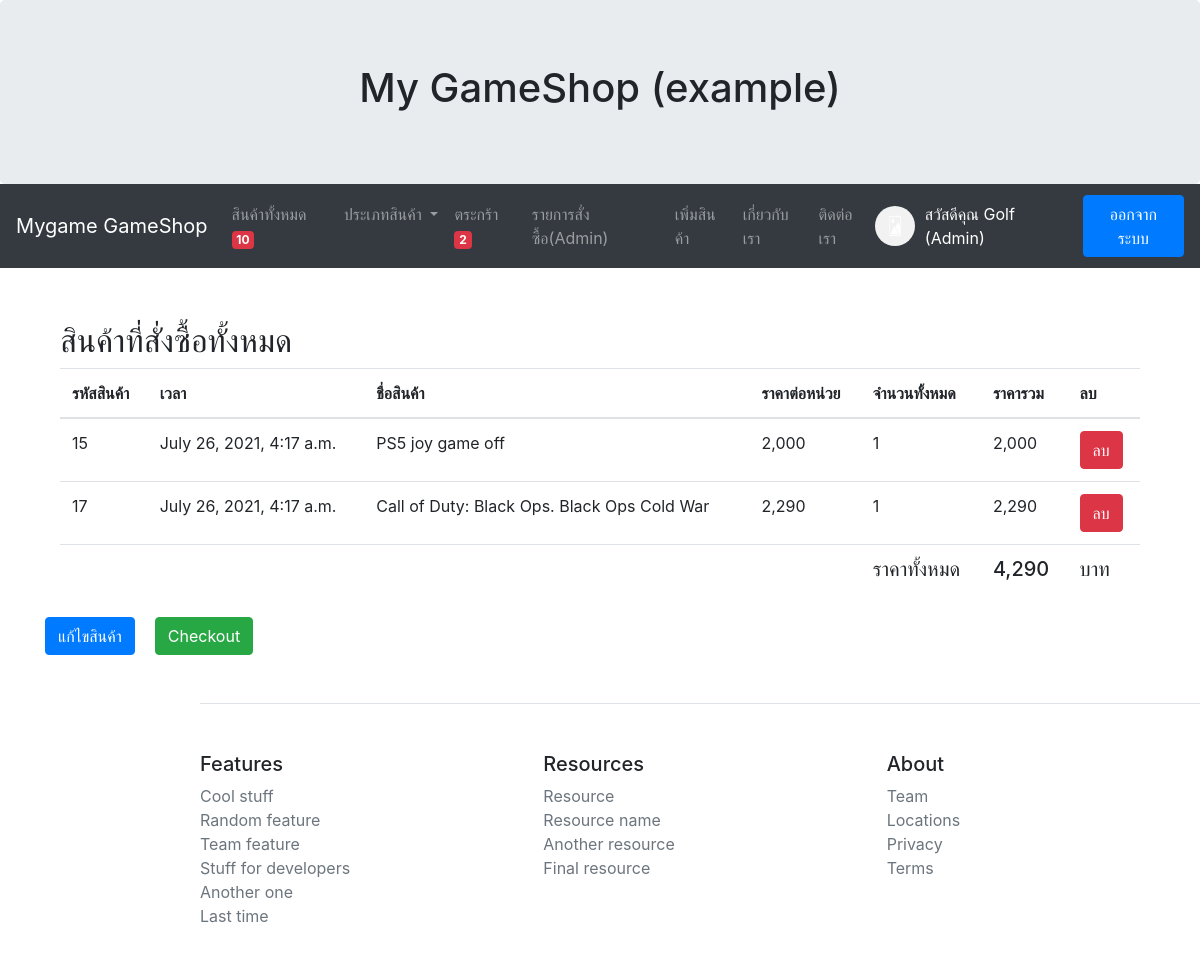
Page /mycart/ (signed in) on the committed database.
### myapp/models.py (models this page shows, shortened)
class Profile(models.Model):
    user = models.OneToOneField(User ,on_delete=models.CASCADE)
    photo = models.ImageField(upload_to="photoprofile" ,null=True ,blank=True ,default="default-image.png")
    usertype = models.CharField(max_length=100 ,default='member')
    cartquan = models.IntegerField(default=0)

class Cart(models.Model):
    user = models.ForeignKey(User ,on_delete=models.CASCADE)
    productid = models.CharField(max_length=100)
    productname = models.CharField(max_length=100)
    price = models.IntegerField()
    quantity = models.IntegerField()
    total = models.IntegerField()
    stamp = models.DateTimeField(auto_now_add=True ,blank=True ,null=True)

### myapp/views.py (the view, shortened to what this page needs)
# urls.py: path('mycart/', MyCart, name='mycart-page'),
def MyCart(request):
    username = request.user.username
    user = User.objects.get(username=username)
    context = {}
    mycart = Cart.objects.filter(user=user)
    count = sum([ c.quantity for c in mycart])
    total = sum([ c.total for c in mycart])
    context['mycart'] = mycart
    context['count'] = count
    context['total'] = total
    return render(request, 'myapp/mycart.html', context)

### myapp/templatetags/costom_tags.py (called while the page is built)
@register.simple_tag
def show_allproduct():
    count = Allproduct.objects.count()
    return count

@register.inclusion_tag('myapp/allcategory.html')
def all_category():
    cats = Category.objects.all()
    return {'allcats':cats}

### myapp/template/myapp/mycart.html (shortened to what this page needs)
{% extends 'myapp/base.html' %}
{% load humanize %}
{% block content %}
        <br>
        <div class="container">
            <h2>สินค้าที่สั่งซื้อทั้งหมด</h2>
        <table class="table">
              <thead>
                <tr>
                    <th>รหัสสินค้า</th>
                    <th>เวลา</th>
                    <th>ชื่อสินค้า</th>
                    <th>ราคาต่อหน่วย</th>
                    <th>จำนวนทั้งหมด</th>
                    <th>ราคารวม</th>
                    <th>ลบ</th>
                </tr>
              </thead>
              <tbody>
                {% for pd in mycart %}
                <tr>
                    <td>{{pd.productid}}</td>
                    <td>{{pd.stamp}}</td>
                    <td>{{pd.productname}}</td>
                    <td>{{pd.price|intcomma}} </td>
                    <td>{{pd.quantity}}</td>
                    <td>{{pd.total|intcomma}}</td>
                    <td>
                        <form method="POST" id="form{{pd.productid}}" onsubmit="return confirm('ยืนยันการลบ');" >
                            <button type="submit" form="form{{pd.productid}}" class="btn btn-danger">ลบ</button>
                        </form>
                    </td>
                </tr>
                {% endfor %}
                <tr>
                    <td></td>
                    <td></td>
                    <td></td>
                    <td></td>
                    <td><h5>ราคาทั้งหมด</h5></td>
                    <td><h5>{{total|intcomma}}</h5></td>
                    <td><h5>บาท</h5></td>
                </tr>
              </tbody>
        </table>
                    <div class="row">
                            <a href="{% url 'mycartedit-page' %}" class="btn btn-primary" >แก้ไขสินค้า</a>
                            <div style="padding: 10px;"></div>
                            <a href="{% url 'checkout-page' %}" class="btn btn-success" >Checkout</a>
                    </div>
          </div>
{% endblock content%}

### myapp/template/myapp/base.html (shortened to what this page needs)
{% load costom_tags %}
<!DOCTYPE html>
<html lang="en">
<head>
  <link rel="stylesheet" href="https://maxcdn.bootstrapcdn.com/bootstrap/4.5.2/css/bootstrap.min.css">
  <link rel="stylesheet" href="https://cdnjs.cloudflare.com/ajax/libs/font-awesome/4.7.0/css/font-awesome.min.css">
</head>
<body>
  <div class="jumbotron text-center" id='padding'>
    <h1>My GameShop (example)</h1>
  </div>
  <nav class="navbar navbar-expand-sm bg-dark navbar-dark" >
    <a class="navbar-brand" href="{% url 'home-page' %}">Mygame GameShop</a>
    <div class="collapse navbar-collapse" id="collapsibleNavbar">
          <ul class="navbar-nav mr-auto">
            <li class="nav-item">
                <a class="nav-link" href="{% url 'allproduct-page' %}">สินค้าทั้งหมด <span class="badge badge-danger">{% show_allproduct %}</span></a>
            </li>
            <li class="nav-item dropdown">
                <a class="nav-link dropdown-toggle" href="#" id="dropdown01" data-toggle="dropdown" aria-haspopup="true"
                      aria-expanded="false">ประเภทสินค้า
                </a>
            </li>
    {% if user.is_authenticated and user.profile.usertype == 'admin' %}
            <li class="nav-item">
                <a class="nav-link" href="{% url 'mycart-page' %}">
                  ตระกร้า <span class="badge badge-danger"> {{user.profile.cartquan}}</span>
                </a>
            </li>
            <li class="nav-item">
              <a class="nav-link" href="{% url 'allorderlist-page' %}">
                รายการสั่งซื้อ(Admin)
              </a>
            </li>
            <li class="nav-item">
                <a class="nav-link" href="{% url 'addproduct-page' %}">เพิ่มสินค้า</a>
            </li>
    {% endif %}
                <li class="nav-item">
                  <a class="nav-link" href="{% url 'about-page' %}">เกี่ยวกับเรา</a>
              </li>
              <li class="nav-item">
                  <a class="nav-link" href="{% url 'contact-page' %}">ติดต่อเรา</a>
              </li>
        </ul>
    {% if user.is_authenticated %}
                <img src="{{user.profile.photo.url}}" alt="" width="40" height="40" class="rounded-circle">
                <p style="color: white; margin: 10px;">สวัสดีคุณ&nbsp{{user.first_name}} {{user.last_name}} </p>
                <a class="btn btn-primary" href="{% url 'logout' %}">ออกจากระบบ</a>
    {% else %}
                <a class="btn btn-primary" href="{% url 'register-page' %}">สมัครสมาชิก</a>&nbsp&nbsp&nbsp
                <a class="btn btn-primary" href="{% url 'login' %}">เข้าสู่ระบบ</a>
    {% endif %}
    </div>
  </nav>
<div class="container" style="margin-top: 30px ;" >
    {% block content %}
    {% endblock content%}
</div>
<footer class="pt-4 my-md-5 pt-md-5 border-top" id='footerpadding'>
        <div class="row" >
          <div class="col-6 col-md">
            <h5>Features</h5>
            <ul class="list-unstyled text-small">
              <li><a class="text-muted" href="#">Cool stuff</a></li>
              <li><a class="text-muted" href="#">Random feature</a></li>
              <li><a class="text-muted" href="#">Team feature</a></li>
              <li><a class="text-muted" href="#">Stuff for developers</a></li>
              <li><a class="text-muted" href="#">Another one</a></li>
              <li><a class="text-muted" href="#">Last time</a></li>
            </ul>
          </div>
          <div class="col-6 col-md">
            <h5>Resources</h5>
            <ul class="list-unstyled text-small">
              <li><a class="text-muted" href="#">Resource</a></li>
              <li><a class="text-muted" href="#">Resource name</a></li>
              <li><a class="text-muted" href="#">Another resource</a></li>
              <li><a class="text-muted" href="#">Final resource</a></li>
            </ul>
          </div>
          <div class="col-6 col-md">
            <h5>About</h5>
            <ul class="list-unstyled text-small">
              <li><a class="text-muted" href="#">Team</a></li>
              <li><a class="text-muted" href="#">Locations</a></li>
              <li><a class="text-muted" href="#">Privacy</a></li>
              <li><a class="text-muted" href="#">Terms</a></li>
            </ul>
          </div>
        </div>
      </footer>
</body>
</html>

### myapp/template/myapp/base.html (style rules this page uses)
#padding { margin-bottom: 0px; }
#footerpadding { margin-left: 200px; }

### rows in the picture
Cart: productid "15", stamp "July 26, 2021, 4:17 a.m.", productname "PS5 joy game off", price "2,000", quantity "1", total "2,000"
Cart: productid "17", stamp "July 26, 2021, 4:17 a.m.", productname "Call of Duty: Black Ops. Black Ops Cold War", price "2,290", quantity "1", total "2,290"

### other values in the picture
{{ user.profile.cartquan }} "2"
{{ user.first_name }} "Golf (Admin)"
{{ total|intcomma }} "4,290"
